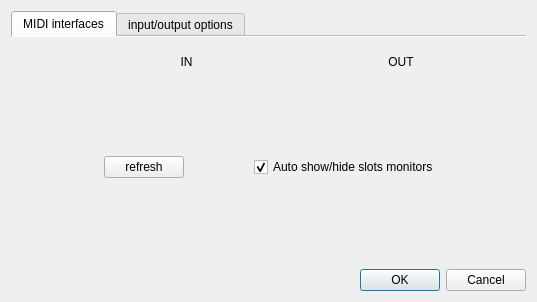
<?xml version="1.0" encoding="UTF-8"?>
<ui version="4.0">
 <class>MidiSetup</class>
 <widget class="QDialog" name="MidiSetup">
  <property name="geometry">
   <rect>
    <x>0</x>
    <y>0</y>
    <width>537</width>
    <height>302</height>
   </rect>
  </property>
  <property name="sizePolicy">
   <sizepolicy hsizetype="Fixed" vsizetype="Fixed">
    <horstretch>0</horstretch>
    <verstretch>0</verstretch>
   </sizepolicy>
  </property>
  <property name="windowTitle">
   <string>MIDI Setup</string>
  </property>
  <property name="styleSheet">
   <string notr="true">margin 2px;</string>
  </property>
  <layout class="QGridLayout" name="gridLayout_2">
   <item row="0" column="0">
    <widget class="QTabWidget" name="tabWidget">
     <property name="currentIndex">
      <number>0</number>
     </property>
     <property name="documentMode">
      <bool>true</bool>
     </property>
     <widget class="QWidget" name="interfaces">
      <attribute name="title">
       <string>MIDI interfaces</string>
      </attribute>
      <widget class="QWidget" name="verticalLayoutWidget">
       <property name="geometry">
        <rect>
         <x>5</x>
         <y>10</y>
         <width>491</width>
         <height>211</height>
        </rect>
       </property>
       <layout class="QVBoxLayout" name="slotsLayout">
        <property name="spacing">
         <number>2</number>
        </property>
        <property name="sizeConstraint">
         <enum>QLayout::SetDefaultConstraint</enum>
        </property>
        <property name="bottomMargin">
         <number>2</number>
        </property>
        <item>
         <layout class="QHBoxLayout" name="horizontalLayout">
          <item>
           <spacer name="horizontalSpacer">
            <property name="orientation">
             <enum>Qt::Horizontal</enum>
            </property>
            <property name="sizeType">
             <enum>QSizePolicy::Minimum</enum>
            </property>
            <property name="sizeHint" stdset="0">
             <size>
              <width>64</width>
              <height>30</height>
             </size>
            </property>
           </spacer>
          </item>
          <item>
           <widget class="QLabel" name="label">
            <property name="text">
             <string>IN</string>
            </property>
            <property name="alignment">
             <set>Qt::AlignCenter</set>
            </property>
           </widget>
          </item>
          <item>
           <widget class="QLabel" name="label_2">
            <property name="text">
             <string>OUT</string>
            </property>
            <property name="alignment">
             <set>Qt::AlignCenter</set>
            </property>
           </widget>
          </item>
         </layout>
        </item>
        <item>
         <layout class="QHBoxLayout" name="horizontalLayout_2">
          <item>
           <spacer name="verticalSpacer_3">
            <property name="orientation">
             <enum>Qt::Vertical</enum>
            </property>
            <property name="sizeHint" stdset="0">
             <size>
              <width>20</width>
              <height>20</height>
             </size>
            </property>
           </spacer>
          </item>
          <item>
           <widget class="QPushButton" name="refreshButton">
            <property name="sizePolicy">
             <sizepolicy hsizetype="Fixed" vsizetype="Fixed">
              <horstretch>4</horstretch>
              <verstretch>8</verstretch>
             </sizepolicy>
            </property>
            <property name="toolTip">
             <string>Refresh available interfaces</string>
            </property>
            <property name="text">
             <string>refresh</string>
            </property>
            <property name="icon">
             <iconset resource="resources.qrc">
              <normaloff>:/images/refresh_12.png</normaloff>:/images/refresh_12.png</iconset>
            </property>
           </widget>
          </item>
          <item>
           <widget class="QCheckBox" name="autoShowHideMonitors">
            <property name="sizePolicy">
             <sizepolicy hsizetype="Fixed" vsizetype="Fixed">
              <horstretch>1</horstretch>
              <verstretch>0</verstretch>
             </sizepolicy>
            </property>
            <property name="toolTip">
             <string>Auto show/hide slot MIDI monitor if used/unused</string>
            </property>
            <property name="styleSheet">
             <string notr="true">text-align:right;</string>
            </property>
            <property name="text">
             <string>Auto show/hide slots monitors</string>
            </property>
            <property name="checked">
             <bool>true</bool>
            </property>
           </widget>
          </item>
         </layout>
        </item>
       </layout>
      </widget>
     </widget>
     <widget class="QWidget" name="widget">
      <attribute name="title">
       <string>input/output options</string>
      </attribute>
      <widget class="QWidget" name="gridLayoutWidget">
       <property name="geometry">
        <rect>
         <x>0</x>
         <y>10</y>
         <width>521</width>
         <height>211</height>
        </rect>
       </property>
       <layout class="QGridLayout" name="gridLayout">
        <item row="0" column="1">
         <spacer name="verticalSpacer">
          <property name="orientation">
           <enum>Qt::Vertical</enum>
          </property>
          <property name="sizeHint" stdset="0">
           <size>
            <width>20</width>
            <height>40</height>
           </size>
          </property>
         </spacer>
        </item>
        <item row="1" column="2">
         <widget class="QSpinBox" name="programChangeSlot">
          <property name="sizePolicy">
           <sizepolicy hsizetype="Fixed" vsizetype="Fixed">
            <horstretch>0</horstretch>
            <verstretch>0</verstretch>
           </sizepolicy>
          </property>
          <property name="toolTip">
           <string>MIDI slot used for receive program program changes</string>
          </property>
          <property name="specialValueText">
           <string>all</string>
          </property>
          <property name="minimum">
           <number>0</number>
          </property>
          <property name="maximum">
           <number>2</number>
          </property>
          <property name="value">
           <number>0</number>
          </property>
         </widget>
        </item>
        <item row="2" column="1">
         <widget class="QLabel" name="label_4">
          <property name="sizePolicy">
           <sizepolicy hsizetype="Minimum" vsizetype="Minimum">
            <horstretch>0</horstretch>
            <verstretch>0</verstretch>
           </sizepolicy>
          </property>
          <property name="text">
           <string>receive program change channel</string>
          </property>
          <property name="alignment">
           <set>Qt::AlignRight|Qt::AlignTrailing|Qt::AlignVCenter</set>
          </property>
         </widget>
        </item>
        <item row="1" column="3">
         <spacer name="horizontalSpacer_5">
          <property name="orientation">
           <enum>Qt::Horizontal</enum>
          </property>
          <property name="sizeType">
           <enum>QSizePolicy::Minimum</enum>
          </property>
          <property name="sizeHint" stdset="0">
           <size>
            <width>48</width>
            <height>20</height>
           </size>
          </property>
         </spacer>
        </item>
        <item row="2" column="2">
         <widget class="QSpinBox" name="programChangeChannel">
          <property name="sizePolicy">
           <sizepolicy hsizetype="Fixed" vsizetype="Fixed">
            <horstretch>1</horstretch>
            <verstretch>0</verstretch>
           </sizepolicy>
          </property>
          <property name="toolTip">
           <string>MIDI channel used for receive program program changes</string>
          </property>
          <property name="specialValueText">
           <string>all</string>
          </property>
          <property name="minimum">
           <number>0</number>
          </property>
          <property name="maximum">
           <number>16</number>
          </property>
          <property name="value">
           <number>0</number>
          </property>
         </widget>
        </item>
        <item row="1" column="0">
         <spacer name="horizontalSpacer_2">
          <property name="orientation">
           <enum>Qt::Horizontal</enum>
          </property>
          <property name="sizeType">
           <enum>QSizePolicy::Minimum</enum>
          </property>
          <property name="sizeHint" stdset="0">
           <size>
            <width>48</width>
            <height>20</height>
           </size>
          </property>
         </spacer>
        </item>
        <item row="1" column="1">
         <widget class="QLabel" name="label_3">
          <property name="sizePolicy">
           <sizepolicy hsizetype="Minimum" vsizetype="Minimum">
            <horstretch>0</horstretch>
            <verstretch>0</verstretch>
           </sizepolicy>
          </property>
          <property name="text">
           <string>receive program change slot</string>
          </property>
          <property name="alignment">
           <set>Qt::AlignRight|Qt::AlignTrailing|Qt::AlignVCenter</set>
          </property>
         </widget>
        </item>
        <item row="3" column="1">
         <widget class="QLabel" name="label_5">
          <property name="sizePolicy">
           <sizepolicy hsizetype="Minimum" vsizetype="Minimum">
            <horstretch>0</horstretch>
            <verstretch>0</verstretch>
           </sizepolicy>
          </property>
          <property name="text">
           <string>send sequencer controllers slot</string>
          </property>
          <property name="alignment">
           <set>Qt::AlignRight|Qt::AlignTrailing|Qt::AlignVCenter</set>
          </property>
         </widget>
        </item>
        <item row="3" column="2">
         <widget class="QSpinBox" name="sequencerControllerSlot">
          <property name="sizePolicy">
           <sizepolicy hsizetype="Fixed" vsizetype="Fixed">
            <horstretch>0</horstretch>
            <verstretch>0</verstretch>
           </sizepolicy>
          </property>
          <property name="toolTip">
           <string>&lt;html&gt;&lt;head/&gt;&lt;body&gt;&lt;p&gt;Slot used for send sequences controllers&lt;/p&gt;&lt;/body&gt;&lt;/html&gt;</string>
          </property>
          <property name="specialValueText">
           <string>all</string>
          </property>
          <property name="minimum">
           <number>0</number>
          </property>
          <property name="maximum">
           <number>2</number>
          </property>
          <property name="value">
           <number>0</number>
          </property>
         </widget>
        </item>
        <item row="4" column="1">
         <spacer name="verticalSpacer_2">
          <property name="orientation">
           <enum>Qt::Vertical</enum>
          </property>
          <property name="sizeHint" stdset="0">
           <size>
            <width>20</width>
            <height>40</height>
           </size>
          </property>
         </spacer>
        </item>
       </layout>
      </widget>
     </widget>
    </widget>
   </item>
   <item row="2" column="0">
    <widget class="QDialogButtonBox" name="buttonBox">
     <property name="orientation">
      <enum>Qt::Horizontal</enum>
     </property>
     <property name="standardButtons">
      <set>QDialogButtonBox::Cancel|QDialogButtonBox::Ok</set>
     </property>
    </widget>
   </item>
  </layout>
 </widget>
 <tabstops>
  <tabstop>tabWidget</tabstop>
  <tabstop>programChangeSlot</tabstop>
  <tabstop>programChangeChannel</tabstop>
  <tabstop>sequencerControllerSlot</tabstop>
  <tabstop>buttonBox</tabstop>
 </tabstops>
 <resources>
  <include location="resources.qrc"/>
 </resources>
 <connections>
  <connection>
   <sender>buttonBox</sender>
   <signal>accepted()</signal>
   <receiver>MidiSetup</receiver>
   <slot>accept()</slot>
   <hints>
    <hint type="sourcelabel">
     <x>257</x>
     <y>293</y>
    </hint>
    <hint type="destinationlabel">
     <x>157</x>
     <y>274</y>
    </hint>
   </hints>
  </connection>
  <connection>
   <sender>buttonBox</sender>
   <signal>rejected()</signal>
   <receiver>MidiSetup</receiver>
   <slot>reject()</slot>
   <hints>
    <hint type="sourcelabel">
     <x>325</x>
     <y>293</y>
    </hint>
    <hint type="destinationlabel">
     <x>286</x>
     <y>274</y>
    </hint>
   </hints>
  </connection>
 </connections>
</ui>
